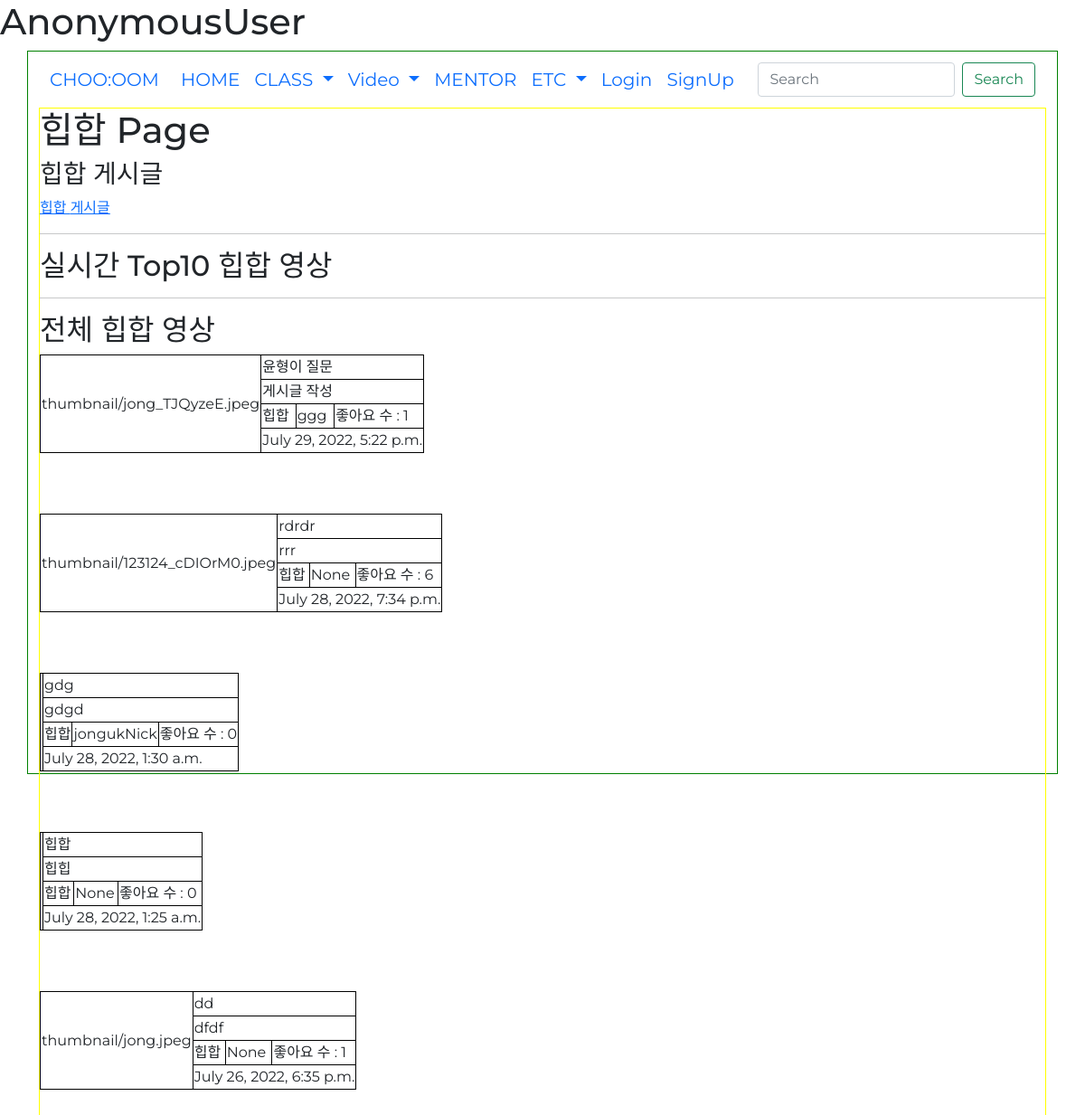
Screenshot of /genre?genre_id=1 with the database file from the repository.
### danceapp/models.py (models this page shows, shortened)
class Genre(models.Model):
    id = models.AutoField(primary_key=True, null=False) # pk
    name = models.CharField(max_length=20) # 장르 이름

class Post(models.Model):
    userId = models.ForeignKey(userProfile, on_delete=models.CASCADE) # 회원ID # User 모델의 pk를 가져옴
    title = models.CharField(max_length=200) # 제목
    body = models.TextField() # 게시물 설명
    uploadDate = models.DateTimeField(auto_now_add=True) # 처음 업로드 시간
    updateDate = models.DateTimeField(auto_now=True) # 수정 시간
    photo = models.ImageField(blank=True, null=True, upload_to='thumbnail') # 썸네일 # upload_to : static/blog_photo 로 저장해줘
    video = models.FileField(blank=True, null=True, upload_to='video') # 배포시에는 models.FilePathField()사용
    genreName = models.ForeignKey(Genre, null=True, on_delete=models.CASCADE) # 장르
    likes_user = models.ManyToManyField(userProfile, related_name='likes', blank=True) # 좋아요 누른 사람
    likes_count = models.PositiveIntegerField(default=0) # 좋아요 개수

### accounts/models.py (models this page shows, shortened)
class userProfile(AbstractUser):
    nickname = models.CharField(max_length=50, null=True, blank=True) # 실제 이름
    danceSkill = models.CharField(max_length=10 ,null=True, blank=True) # 상 중 하
    phoneNum = models.IntegerField(null=True, blank=True) # 핸드폰 번호
    gender = models.CharField(max_length=10 ,null=True, blank=True) # 성별
    createdAt = models.DateTimeField(auto_now_add=True) # 생성 일자
    birth = models.DateField(null=True, blank=True) # 생년월일
    profilephoto = models.ImageField(blank=True, null=True, upload_to='profilephoto') # 프사

### danceapp/views.py (the view)
# urls.py: path('genre', views.genre_post, name='genre_post'),
def genre_post(request):
    genre_id = request.GET.get('genre_id', None)
    genre = Genre.objects.get(id=int(genre_id))
    posts = Post.objects.filter().order_by('-uploadDate')
    likes_top = Post.objects.filter(genreName=int(genre_id)).order_by('-likes_count')
    comment_form = CommentForm()
    context = {
        'genre':genre,
        'posts':posts,
        'comment_form':comment_form,
    }
    return render(request, 'genre_post.html', context)

### danceapp/forms.py
class CommentForm(forms.ModelForm):
    class Meta:
        model = Comment
        fields = ['comment']
    def __init__(self, *args, **kwargs):
        super(CommentForm, self).__init__(*args, **kwargs)
        self.fields['comment'].widget.attrs = {
            'class': 'form-control',
            'placeholder': "댓글 입력",
            'rows':2
        }

### danceapp/templates/genre_post.html (shortened to what this page needs)
{% extends 'base.html' %}
{% block content %}
{% load static %}
<h1>{{ genre.name }} Page</h1>
<h3>{{ genre.name }} 게시글</h3>
<a href="{% url 'genre_course' %}?genre_id={{genre.id}}">{{ genre.name}} 게시글</a>
<hr>
<h2>실시간 Top10 {{ genre.name }} 영상</h2>
<hr>
<h2>전체 {{ genre.name }} 영상</h2>
<div class="main1">
    {% for post in posts %}
    {% if post.genreName.name == genre.name %}
    <div>
        <table>
            <tr>
                <td rowspan="4">{{ post.photo }}</td>
                <td colspan="3">{{ post.title }}</td>
            </tr>
            <tr>
                <td colspan="3">{{ post.body }}</td>
            </tr>
            <tr>
                <td>{{ post.genreName.name }}</td>
                <td>{{ post.userId.nickname }}</td>
                <td>
                    <form action="{% url 'likes' post.id %}" method="POST">
                        좋아요 수 : {{ post.likes_count }}
                    </form>
                </td>
            </tr>
            <tr>
                <td colspan="3">{{ post.uploadDate }}</td>
            </tr>
        </table>
    </div>
    {% endif %}
    {% endfor %}
</div>
{% endblock %}

### static/css/index.css (style rules this page uses)
* { font-family: 'Montserrat'; }

### danceapp/templates/base.html (style rules this page uses)
table { border: 1px solid black; }
td, th { border: 1px solid black; }
.main1 { display: grid; grid-template-columns: repeat(1, 1fr); grid-gap: 1rem; grid-auto-rows: minmax(10em, auto); justify-items: start; width: 100%; }

### danceapp/templates/genre_post.html (style rules this page uses)
table { border: 1px solid black; }
td, th { border: 1px solid black; }
.main1 { display: grid; grid-template-columns: repeat(1, 1fr); grid-gap: 1rem; grid-auto-rows: minmax(10em, auto); justify-items: start; width: 100%; }

### rows the page displays
Genre: name "힙합"
Post: photo "thumbnail/jong_TJQyzeE.jpeg", title "윤형이 질문", body "게시글 작성", genreName.name "힙합", userId.nickname "ggg", likes_count "1", uploadDate "July 29, 2022, 5:22 p.m."
Post: photo "thumbnail/123124_cDIOrM0.jpeg", title "rdrdr", body "rrr", genreName.name "힙합", userId.nickname "None", likes_count "6", uploadDate "July 28, 2022, 7:34 p.m."
Post: title "gdg", body "gdgd", genreName.name "힙합", userId.nickname "jongukNick", likes_count "0", uploadDate "July 28, 2022, 1:30 a.m."
Post: title "힙합", body "힙힙", genreName.name "힙합", userId.nickname "None", likes_count "0", uploadDate "July 28, 2022, 1:25 a.m."
Post: photo "thumbnail/jong.jpeg", title "dd", body "dfdf", genreName.name "힙합", userId.nickname "None", likes_count "1", uploadDate "July 26, 2022, 6:35 p.m."

### other values shown
{{ request.user }} "AnonymousUser"
